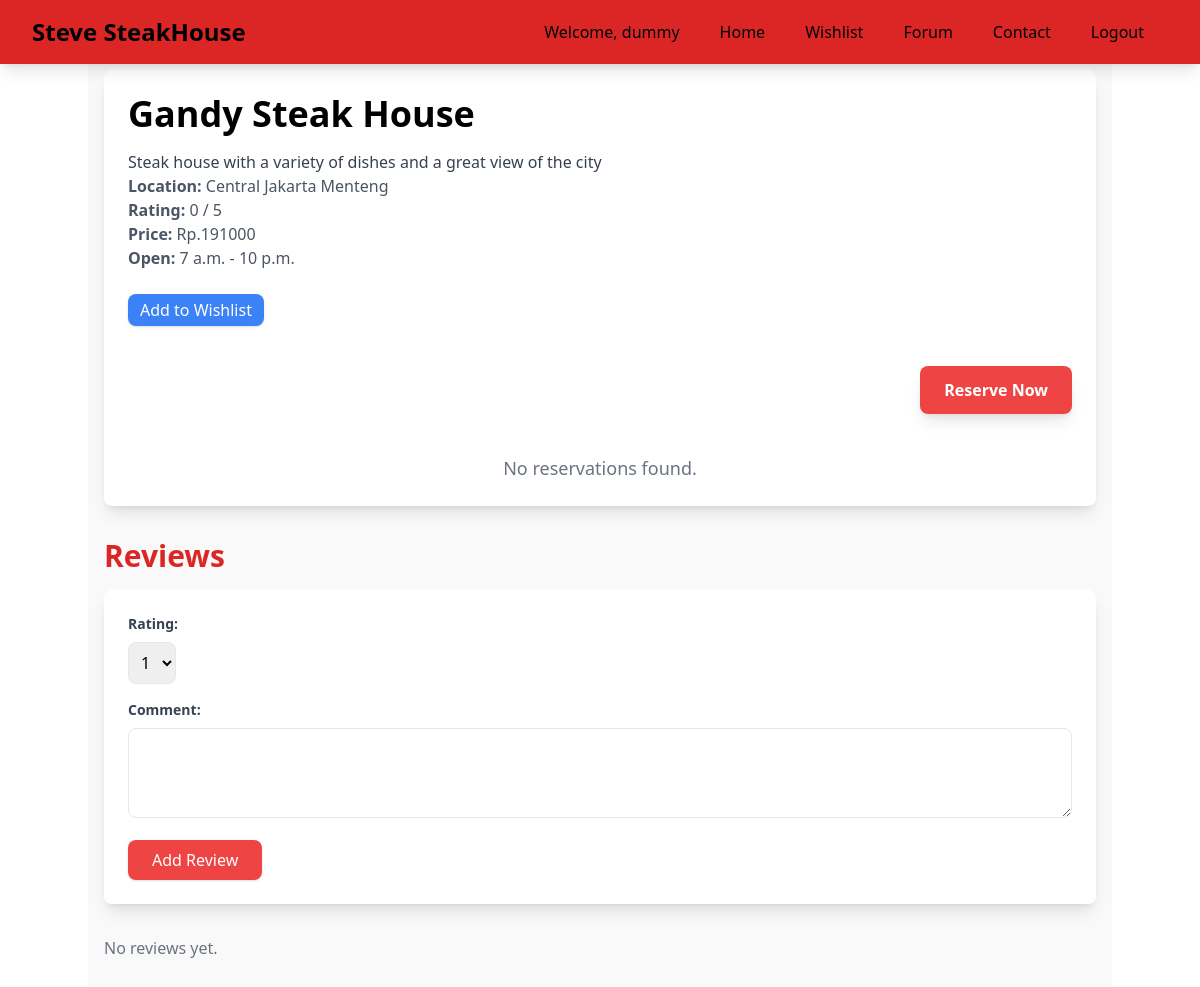
/steakhouse/4/ (signed in), run on the app's committed database.
### resto/models.py (models this page shows, shortened)
class Restaurant(models.Model):
    id = models.IntegerField(primary_key=True)
    name = models.CharField(max_length=100)
    price = models.IntegerField(validators=[MinValueValidator(1)])
    location = models.CharField(max_length=100)
    special_menu = models.CharField(max_length=100)
    rating = models.PositiveIntegerField(
        validators=[MinValueValidator(1), MaxValueValidator(5)], default = 0
    )
    description = models.TextField(default= "Steak house with a variety of dishes and a great view of the city")
    opening_time = models.TimeField(default="07:00:00")
    closing_time = models.TimeField(default = "22:00:00")

### main/views.py (the view)
# urls.py: path('steakhouse/<int:pk>/', steakhouse_page, name='steakhouse_page'),
@login_required(login_url='main:user_login')
def steakhouse_page(request, pk):
    steakhouse = get_object_or_404(Restaurant, id=pk)
    reviews = Review.objects.filter(restaurant=steakhouse)
    reservations = Reservation.objects.filter(user=request.user, restaurant=steakhouse)
    user_has_reviewed = False
    if request.user.is_authenticated:
        user_has_reviewed = Review.objects.filter(restaurant=steakhouse, user=request.user).exists()
    context = {
        'steakhouse': steakhouse,
        'reviews': reviews,
        'reservations': reservations,
        'user_has_reviewed': user_has_reviewed,
    }
    return render(request, 'steakhouse_page.html', context)

### main/templates/steakhouse_page.html (shortened to what this page needs)
{% extends 'base.html' %}  {% block content %} {% include 'navbar.html' %}
<div
  class="container mx-auto px-4 py-8"
  style="padding-top: 70px; background-color: #f9f9f9"
>
  <div class="mb-8 p-6 bg-white shadow-lg rounded-lg">
    <h1 class="text-4xl font-bold mb-4">{{ steakhouse.name }}</h1>
    <p class="text-gray-700">{{ steakhouse.description }}</p>
    <p class="text-gray-600">
      <strong>Location:</strong> {{ steakhouse.location }}
    </p>
    <p class="text-gray-600">
      <strong>Rating:</strong> {{ steakhouse.rating }} / 5
    </p>
    <p class="text-gray-600">
      <strong>Price:</strong> Rp.{{ steakhouse.price }}
    </p>
    <p class="text-gray-600">
      <strong>Open:</strong> {{ steakhouse.opening_time }} - {{ steakhouse.closing_time }}
    </p>
    <br />
    <div>
      {% if user.is_authenticated %}
      <button
        onclick="openWishlistModal({{ steakhouse.id }})"
        class="bg-blue-500 text-white px-3 py-1 rounded-lg shadow hover:bg-blue-600 transition"
      >
        Add to Wishlist
      </button>
      {% endif %}
    </div>
    <div class="mt-4 flex justify-end items-start">
      {% if user.is_authenticated %}
      <form
        action="{% url 'main:make_reservation' steakhouse.id %}"
        method="POST"
        class="space-y-6"
      >
        <button
          type="submit"
          class="bg-red-500 text-white font-semibold py-3 px-6 rounded-lg hover:bg-red-600 transition-all duration-300 shadow-lg focus:ring-4 focus:ring-red-300"
        >
          Reserve Now
        </button>
      </form>
      {% endif %}
    </div>
    {% if not reservations %}
    <p class="text-center text-lg text-gray-500 mt-10">
      No reservations found.
    </p>
    {% endif %}
  </div>
  <div class="mt-8">
    <h2 class="text-3xl font-bold mb-4 text-red-600">Reviews</h2>
    {% if user.is_authenticated %} {% if not user_has_reviewed %}
    <form
      action="{% url 'main:add_review' steakhouse.id %}"
      method="POST"
      class="mb-8 p-6 bg-white shadow-lg rounded-lg"
    >
      <div class="mb-4">
        <label class="block text-gray-700 text-sm font-bold mb-2"
          >Rating:</label
        >
        <select name="rating" class="form-select border rounded-lg p-2">
          <option value="1">1</option>
        </select>
      </div>
      <div class="mb-4">
        <label class="block text-gray-700 text-sm font-bold mb-2"
          >Comment:</label
        >
        <textarea
          name="comment"
          class="form-textarea w-full border rounded-lg p-2"
          rows="3"
        ></textarea>
      </div>
      <button
        type="submit"
        class="bg-red-500 text-white px-6 py-2 rounded-lg shadow hover:bg-red-600 transition"
      >
        Add Review
      </button>
    </form>
    {% endif %} {% endif %}
    {% for review in reviews %}
    <div class="bg-white shadow-lg rounded-lg p-4 mb-4">
      <div class="flex justify-between items-center mb-2">
        <div>
          <span class="font-bold text-lg">{{ review.user.username }}</span>
          <span class="ml-2 text-yellow-500">
            {% for i in "12345" %} {% if i|add:0 <= review.rating %} ★ {% else
            %} ☆ {% endif %} {% endfor %}
          </span>
          <span class="text-gray-500"> ({{ review.rating }}/5)</span>
        </div>
        <div class="text-gray-500 text-sm">
          {{ review.created_at|date:"M d, Y" }}
        </div>
      </div>
      <p class="text-gray-700">{{ review.comment }}</p>
      {% if user == review.user or user.is_superuser %}
      <div class="mt-4 flex justify-end space-x-2">
        <button
          onclick="openEditModal({{ review.id }}, '{{ review.comment|escapejs }}', {{ review.rating }})"
          class="bg-red-500 text-white px-3 py-1 rounded-lg shadow hover:bg-red-600 transition"
        >
          Edit
        </button>
        <button
          onclick="openDeleteModal({{ review.id }})"
          class="bg-red-500 text-white px-3 py-1 rounded-lg shadow hover:bg-red-600 transition"
        >
          Delete
        </button>
      </div>
      {% endif %}
    </div>
    {% empty %}
    <p class="text-gray-500">No reviews yet.</p>
    {% endfor %}
  </div>
  {% endblock %}

### main/templates/navbar.html (shortened to what this page needs)
<nav class="bg-red-600 shadow-lg fixed top-0 left-0 z-40 w-screen">
  <div class="max-w-7xl md-10 mx-auto px-4 sm:px-6 lg:px-8">
    <div class="flex items-center justify-between h-16">
      <div class="flex items-center">
        <h1 class="text-xl sm:text-2xl font-bold text-krem">Steve SteakHouse</h1>
      </div>
      <div class="hidden md:flex items-center">
        <span class="text-krem py-2 px-4 mr-2">Welcome, {{user}}</span>
        <a href="{% url 'main:main_page' %}" class="hover:bg-red-700 text-krem py-2 px-4 transition rounded duration-300 mr-2">
          Home
        </a>
        <a href="{% url 'wishlist:view_wishlists' %}" class="hover:bg-red-700 text-krem py-2 px-4 transition rounded duration-300 mr-2">
          Wishlist
        </a>
        <a href="{% url 'forum_diskusi:forum_index' %}" class="hover:bg-red-700 text-krem py-2 px-4 transition rounded duration-300 mr-2">
          Forum
        </a>
        <a href="/about" class="hover:bg-red-700 text-krem py-2 px-4 transition rounded duration-300 mr-2">
          Contact
        </a>
        <a href="{% url 'main:user_logout' %}" class="hover:bg-red-700 text-krem py-2 px-4 transition rounded duration-300 mr-2">
          Logout
        </a>
      </div>
    </div>
  </div>
</nav>

### static/css/global.css (style rules this page uses)
button { background-color: #e3342f; border: none; color: white; font-size: 1rem; font-weight: bold; padding: 12px 16px; border-radius: 5px; cursor: pointer; transition: background-color 0.3s ease, box-shadow 0.3s ease; }

### data on the page
Restaurant: name "Gandy Steak House", description "Steak house with a variety of dishes and a great view of the city", location "Central Jakarta Menteng", rating "0", price "191000", opening_time "7 a.m.", closing_time "10 p.m."

### other printed values
{{ user }} "dummy"
